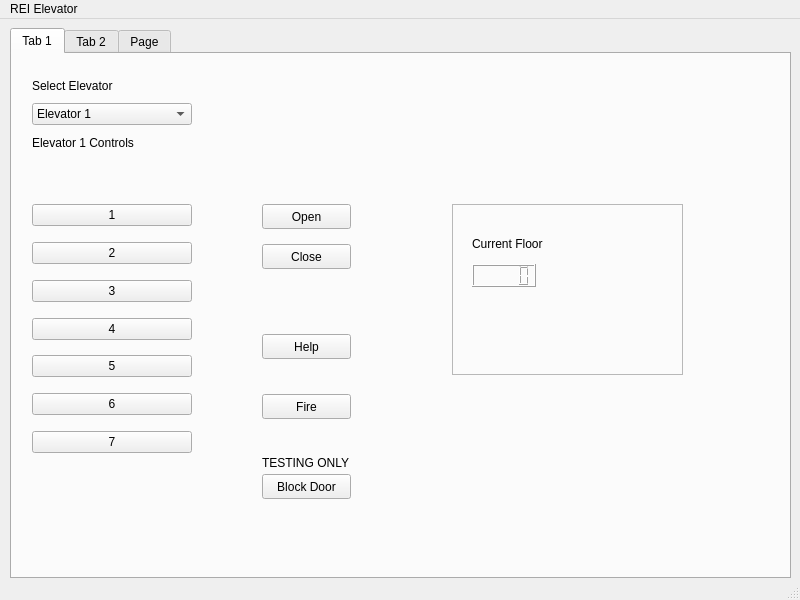
<?xml version="1.0" encoding="UTF-8"?>
<ui version="4.0">
 <class>MainElevatorWindow</class>
 <widget class="QMainWindow" name="MainElevatorWindow">
  <property name="geometry">
   <rect>
    <x>0</x>
    <y>0</y>
    <width>800</width>
    <height>600</height>
   </rect>
  </property>
  <property name="windowTitle">
   <string>MainElevatorWindow</string>
  </property>
  <widget class="QWidget" name="centralwidget">
   <widget class="QTabWidget" name="primaryTabs">
    <property name="geometry">
     <rect>
      <x>10</x>
      <y>9</y>
      <width>781</width>
      <height>551</height>
     </rect>
    </property>
    <property name="currentIndex">
     <number>0</number>
    </property>
    <widget class="QWidget" name="Elevator_Controls">
     <attribute name="title">
      <string>Tab 1</string>
     </attribute>
     <widget class="QLabel" name="label">
      <property name="geometry">
       <rect>
        <x>30</x>
        <y>20</y>
        <width>67</width>
        <height>17</height>
       </rect>
      </property>
      <property name="text">
       <string/>
      </property>
     </widget>
     <widget class="QWidget" name="verticalLayoutWidget">
      <property name="geometry">
       <rect>
        <x>20</x>
        <y>20</y>
        <width>160</width>
        <height>80</height>
       </rect>
      </property>
      <layout class="QVBoxLayout" name="verticalLayout">
       <item>
        <widget class="QLabel" name="label_2">
         <property name="text">
          <string>Select Elevator</string>
         </property>
        </widget>
       </item>
       <item>
        <widget class="QComboBox" name="ElevatorComboBox">
         <item>
          <property name="text">
           <string>Elevator 1</string>
          </property>
         </item>
         <item>
          <property name="text">
           <string>Elevator 2</string>
          </property>
         </item>
         <item>
          <property name="text">
           <string>Elevator 3</string>
          </property>
         </item>
        </widget>
       </item>
       <item>
        <widget class="QLabel" name="ElevatorSelectLabel">
         <property name="text">
          <string>Elevator 1 Controls</string>
         </property>
        </widget>
       </item>
      </layout>
     </widget>
     <widget class="QPushButton" name="ElevatorOpen">
      <property name="geometry">
       <rect>
        <x>250</x>
        <y>150</y>
        <width>89</width>
        <height>25</height>
       </rect>
      </property>
      <property name="text">
       <string>Open</string>
      </property>
     </widget>
     <widget class="QPushButton" name="ElevatorClose">
      <property name="geometry">
       <rect>
        <x>250</x>
        <y>190</y>
        <width>89</width>
        <height>25</height>
       </rect>
      </property>
      <property name="text">
       <string>Close</string>
      </property>
     </widget>
     <widget class="QPushButton" name="ElevatorHelp">
      <property name="geometry">
       <rect>
        <x>250</x>
        <y>280</y>
        <width>89</width>
        <height>25</height>
       </rect>
      </property>
      <property name="text">
       <string>Help</string>
      </property>
     </widget>
     <widget class="QPushButton" name="ElevatorFire">
      <property name="geometry">
       <rect>
        <x>250</x>
        <y>340</y>
        <width>89</width>
        <height>25</height>
       </rect>
      </property>
      <property name="text">
       <string>Fire</string>
      </property>
     </widget>
     <widget class="QPushButton" name="pushButton">
      <property name="geometry">
       <rect>
        <x>250</x>
        <y>420</y>
        <width>89</width>
        <height>25</height>
       </rect>
      </property>
      <property name="text">
       <string>Block Door</string>
      </property>
     </widget>
     <widget class="QWidget" name="verticalLayoutWidget_2">
      <property name="geometry">
       <rect>
        <x>20</x>
        <y>150</y>
        <width>160</width>
        <height>249</height>
       </rect>
      </property>
      <layout class="QVBoxLayout" name="verticalLayout_2">
       <item>
        <widget class="QPushButton" name="ElevatorOne">
         <property name="text">
          <string>1</string>
         </property>
        </widget>
       </item>
       <item>
        <spacer name="verticalSpacer">
         <property name="orientation">
          <enum>Qt::Vertical</enum>
         </property>
         <property name="sizeHint" stdset="0">
          <size>
           <width>20</width>
           <height>40</height>
          </size>
         </property>
        </spacer>
       </item>
       <item>
        <widget class="QPushButton" name="ElevatorTwo">
         <property name="text">
          <string>2</string>
         </property>
        </widget>
       </item>
       <item>
        <spacer name="verticalSpacer_2">
         <property name="orientation">
          <enum>Qt::Vertical</enum>
         </property>
         <property name="sizeHint" stdset="0">
          <size>
           <width>20</width>
           <height>40</height>
          </size>
         </property>
        </spacer>
       </item>
       <item>
        <widget class="QPushButton" name="ElevatorThree">
         <property name="text">
          <string>3</string>
         </property>
        </widget>
       </item>
       <item>
        <spacer name="verticalSpacer_3">
         <property name="orientation">
          <enum>Qt::Vertical</enum>
         </property>
         <property name="sizeHint" stdset="0">
          <size>
           <width>20</width>
           <height>40</height>
          </size>
         </property>
        </spacer>
       </item>
       <item>
        <widget class="QPushButton" name="ElevatorFour">
         <property name="text">
          <string>4</string>
         </property>
        </widget>
       </item>
       <item>
        <spacer name="verticalSpacer_4">
         <property name="orientation">
          <enum>Qt::Vertical</enum>
         </property>
         <property name="sizeHint" stdset="0">
          <size>
           <width>20</width>
           <height>40</height>
          </size>
         </property>
        </spacer>
       </item>
       <item>
        <widget class="QPushButton" name="ElevatorFive">
         <property name="text">
          <string>5</string>
         </property>
        </widget>
       </item>
       <item>
        <spacer name="verticalSpacer_5">
         <property name="orientation">
          <enum>Qt::Vertical</enum>
         </property>
         <property name="sizeHint" stdset="0">
          <size>
           <width>20</width>
           <height>40</height>
          </size>
         </property>
        </spacer>
       </item>
       <item>
        <widget class="QPushButton" name="ElevatorSix">
         <property name="text">
          <string>6</string>
         </property>
        </widget>
       </item>
       <item>
        <spacer name="verticalSpacer_6">
         <property name="orientation">
          <enum>Qt::Vertical</enum>
         </property>
         <property name="sizeHint" stdset="0">
          <size>
           <width>20</width>
           <height>40</height>
          </size>
         </property>
        </spacer>
       </item>
       <item>
        <widget class="QPushButton" name="ElevatorSeven">
         <property name="text">
          <string>7</string>
         </property>
        </widget>
       </item>
      </layout>
     </widget>
     <widget class="QFrame" name="ElevatorFrame">
      <property name="geometry">
       <rect>
        <x>440</x>
        <y>150</y>
        <width>231</width>
        <height>171</height>
       </rect>
      </property>
      <property name="frameShape">
       <enum>QFrame::StyledPanel</enum>
      </property>
      <property name="frameShadow">
       <enum>QFrame::Raised</enum>
      </property>
      <widget class="QLCDNumber" name="ElevatorFloorDisplay">
       <property name="geometry">
        <rect>
         <x>20</x>
         <y>60</y>
         <width>64</width>
         <height>23</height>
        </rect>
       </property>
      </widget>
      <widget class="QLabel" name="label_3">
       <property name="geometry">
        <rect>
         <x>20</x>
         <y>30</y>
         <width>131</width>
         <height>20</height>
        </rect>
       </property>
       <property name="text">
        <string>Current Floor</string>
       </property>
      </widget>
      <widget class="QWidget" name="verticalLayoutWidget_3">
       <property name="geometry">
        <rect>
         <x>10</x>
         <y>20</y>
         <width>160</width>
         <height>80</height>
        </rect>
       </property>
       <layout class="QVBoxLayout" name="verticalLayout_3"/>
      </widget>
      <widget class="QLabel" name="ElevatorMessageBox">
       <property name="geometry">
        <rect>
         <x>10</x>
         <y>120</y>
         <width>201</width>
         <height>17</height>
        </rect>
       </property>
       <property name="text">
        <string/>
       </property>
      </widget>
     </widget>
     <widget class="QLabel" name="label_6">
      <property name="geometry">
       <rect>
        <x>250</x>
        <y>400</y>
        <width>111</width>
        <height>17</height>
       </rect>
      </property>
      <property name="text">
       <string>TESTING ONLY</string>
      </property>
     </widget>
    </widget>
    <widget class="QWidget" name="Floor_Controls">
     <attribute name="title">
      <string>Tab 2</string>
     </attribute>
     <widget class="QWidget" name="verticalLayoutWidget_4">
      <property name="geometry">
       <rect>
        <x>310</x>
        <y>50</y>
        <width>160</width>
        <height>80</height>
       </rect>
      </property>
      <layout class="QVBoxLayout" name="verticalLayout_4">
       <item>
        <widget class="QLabel" name="label_4">
         <property name="text">
          <string>Select Floor</string>
         </property>
        </widget>
       </item>
       <item>
        <widget class="QComboBox" name="FloorComboBox">
         <item>
          <property name="text">
           <string>1</string>
          </property>
         </item>
         <item>
          <property name="text">
           <string>2</string>
          </property>
         </item>
         <item>
          <property name="text">
           <string>3</string>
          </property>
         </item>
         <item>
          <property name="text">
           <string>4</string>
          </property>
         </item>
         <item>
          <property name="text">
           <string>5</string>
          </property>
         </item>
         <item>
          <property name="text">
           <string>6</string>
          </property>
         </item>
         <item>
          <property name="text">
           <string>7</string>
          </property>
         </item>
        </widget>
       </item>
       <item>
        <widget class="QLabel" name="FloorSelectLabel">
         <property name="text">
          <string>Floor 1 Controls</string>
         </property>
        </widget>
       </item>
      </layout>
     </widget>
     <widget class="QPushButton" name="pushButton_2">
      <property name="geometry">
       <rect>
        <x>340</x>
        <y>230</y>
        <width>89</width>
        <height>25</height>
       </rect>
      </property>
      <property name="text">
       <string>UP</string>
      </property>
     </widget>
     <widget class="QPushButton" name="pushButton_3">
      <property name="geometry">
       <rect>
        <x>340</x>
        <y>320</y>
        <width>89</width>
        <height>25</height>
       </rect>
      </property>
      <property name="text">
       <string>DOWN</string>
      </property>
     </widget>
    </widget>
    <widget class="QWidget" name="Building_Controls">
     <attribute name="title">
      <string>Page</string>
     </attribute>
     <widget class="QWidget" name="verticalLayoutWidget_5">
      <property name="geometry">
       <rect>
        <x>290</x>
        <y>140</y>
        <width>176</width>
        <height>105</height>
       </rect>
      </property>
      <layout class="QVBoxLayout" name="verticalLayout_5">
       <item>
        <widget class="QLabel" name="label_5">
         <property name="text">
          <string>REI BUILDING CONTROLS</string>
         </property>
        </widget>
       </item>
       <item>
        <spacer name="verticalSpacer_7">
         <property name="orientation">
          <enum>Qt::Vertical</enum>
         </property>
         <property name="sizeHint" stdset="0">
          <size>
           <width>20</width>
           <height>40</height>
          </size>
         </property>
        </spacer>
       </item>
       <item>
        <spacer name="verticalSpacer_8">
         <property name="orientation">
          <enum>Qt::Vertical</enum>
         </property>
         <property name="sizeHint" stdset="0">
          <size>
           <width>20</width>
           <height>40</height>
          </size>
         </property>
        </spacer>
       </item>
       <item>
        <widget class="QPushButton" name="pushButton_4">
         <property name="text">
          <string>Trigger Fire Alarm</string>
         </property>
        </widget>
       </item>
       <item>
        <spacer name="verticalSpacer_9">
         <property name="orientation">
          <enum>Qt::Vertical</enum>
         </property>
         <property name="sizeHint" stdset="0">
          <size>
           <width>20</width>
           <height>40</height>
          </size>
         </property>
        </spacer>
       </item>
       <item>
        <spacer name="verticalSpacer_10">
         <property name="orientation">
          <enum>Qt::Vertical</enum>
         </property>
         <property name="sizeHint" stdset="0">
          <size>
           <width>20</width>
           <height>40</height>
          </size>
         </property>
        </spacer>
       </item>
       <item>
        <widget class="QPushButton" name="pushButton_5">
         <property name="text">
          <string>Trigger Power Out</string>
         </property>
        </widget>
       </item>
      </layout>
     </widget>
    </widget>
   </widget>
  </widget>
  <widget class="QMenuBar" name="menubar">
   <property name="geometry">
    <rect>
     <x>0</x>
     <y>0</y>
     <width>800</width>
     <height>22</height>
    </rect>
   </property>
   <widget class="QMenu" name="menuREI_Elevator_controls">
    <property name="title">
     <string>REI Elevator </string>
    </property>
   </widget>
   <addaction name="menuREI_Elevator_controls"/>
  </widget>
  <widget class="QStatusBar" name="statusbar"/>
 </widget>
 <resources/>
 <connections/>
</ui>
